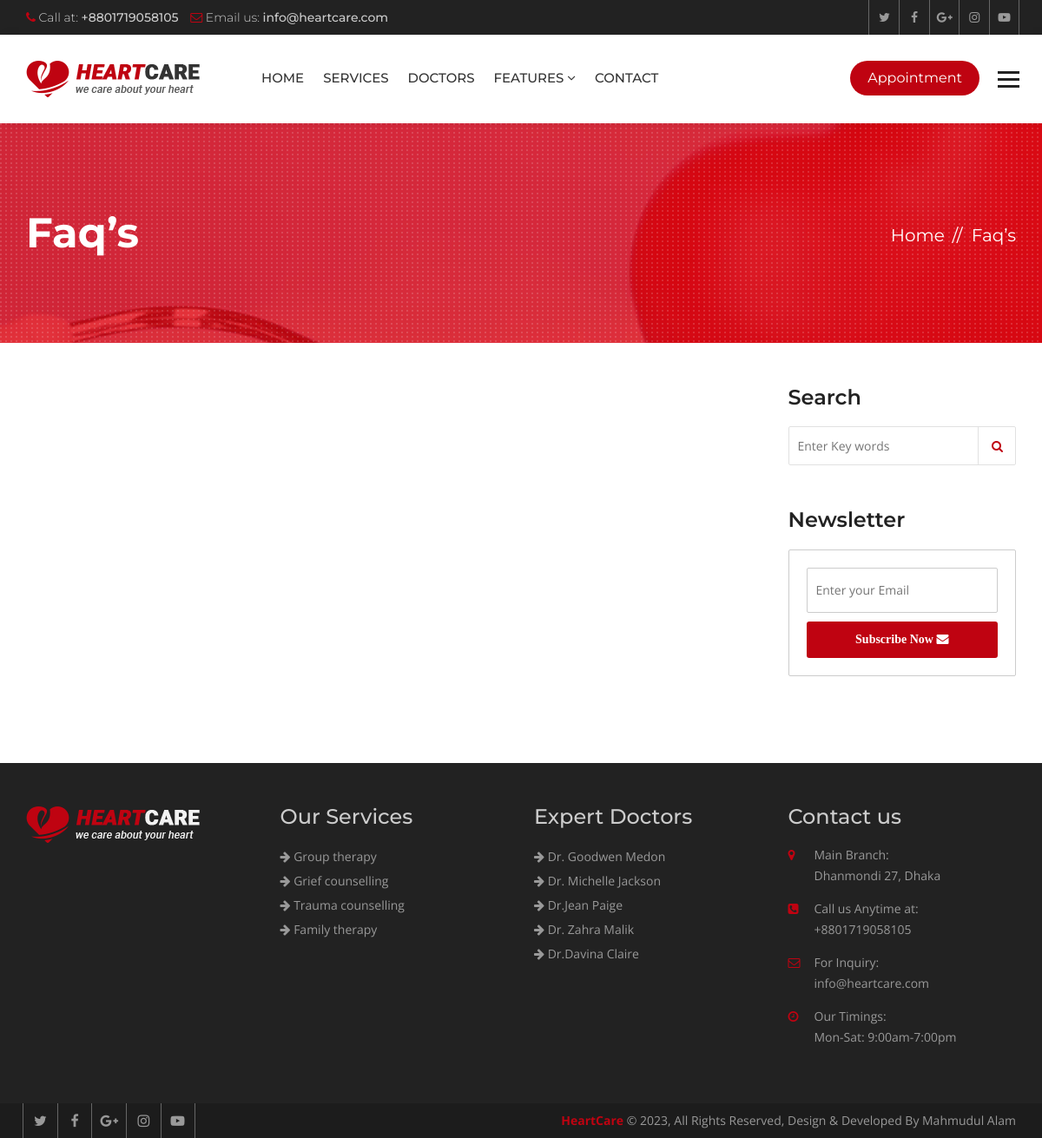
The page /faqs/ on the database its author committed.
### hospital/models.py (models this page shows, shortened)
class Service(models.Model):
    title = models.CharField(max_length=120)
    description = models.TextField()
    thumbnail = models.ImageField(upload_to='services/')
    cover = models.ImageField(upload_to='services/')
    image1 = models.ImageField(upload_to='services/', blank=True, null=True)
    image2 = models.ImageField(upload_to='services/', blank=True, null=True)

class Doctor(models.Model):
    name = models.CharField(max_length=120)
    speciality = models.CharField(max_length=120)
    picture = models.ImageField(upload_to="doctors/")
    details = models.TextField()
    experience = models.TextField()
    expertize = models.ManyToManyField(to='Expertize', related_name='doctors')
    twitter = models.CharField(max_length=120, blank=True, null=True)
    facebook = models.CharField(max_length=120, blank=True, null=True)
    instagram = models.CharField(max_length=120, blank=True, null=True)

### hospital/views.py (the view)
# urls.py: path('faqs/', views.FaqListView.as_view(), name="faqs"),
class FaqListView(ListView):
    template_name = 'hospital/faqs.html'
    queryset = Faq.objects.all()

### hospital/context_processors.py (called while the page is built)
def footer_content(request):
    services = Service.objects.all()
    doctors = Doctor.objects.all()
    context = {
        'services': services,
        'doctors': doctors
    }
    return context

### templates/hospital/faqs.html (shortened to what this page needs)
{% extends 'base.html' %}
{% block maincontent %}
<div class="inner-banner">
  <div class="container">
    <div class="row">
      <div class="col-md-7">
        <h1>Faq’s</h1>
      </div>
      <div class="col-md-5">
        <ol class="breadcrumb">
          <li><a href="{% url 'index' %}">Home</a></li>
          <li class="active">Faq’s</li>
        </ol>
      </div>
    </div>
  </div>
</div>
<div class="main-content">
  <section class="faqs">
    <div class="container">
      <div class="row">
        <div class="col-md-9">
        </div>
        <aside class="col-md-3">
          <div class="sidebar">
            <div class="widget search-widget">
              <h3>Search</h3>
              <form class="search-form">
                <input placeholder="Enter Key words" type="search">
                <button type="submit"><i class="fa fa-search" aria-hidden="true"></i></button>
              </form>
            </div>
            <div class="widget newsletter-widget">
              <h3>Newsletter</h3>
              <form class="newsletter-form">
                <input placeholder="Enter your Email" type="email">
                <button type="submit">Subscribe Now <i class="fa fa-envelope" aria-hidden="true"></i></button>
              </form>
            </div>
          </div>
        </aside>
      </div>
    </div>
  </section>
</div>
{% endblock maincontent %}

### templates/partials/_footer.html (shortened to what this page needs)
{% load static %}
<footer class="footer">
  <div class="footer-widgets">
    <div class="container">
      <div class="row">
        <div class="col-md-3 col-sm-6">
          <div class="widget"> <img class="ft-logo" src="{% static 'heartcare/images/footer-logo.png' %}" alt="">
          </div>
        </div>
        <div class="col-md-3 col-sm-6">
          <div class="widget">
            <h3>Our Services</h3>
            <ul>
              {% for service in services|slice:':8' %}
              <li><a href="{% url 'service_details' service.id %}"><i class="fa fa-arrow-right"></i>
                  {{service.title }}</a></li>
              {% endfor %}
            </ul>
          </div>
        </div>
        <div class="col-md-3 col-sm-6">
          <div class="widget">
            <h3>Expert Doctors</h3>
            <ul>
              {% for doctor in doctors|slice:':8' %}
              <li><a href="{% url 'doctor_details' doctor.id %}"><i class="fa fa-arrow-right"></i> {{ doctor.name }}</a>
              </li>
              {% endfor %}
            </ul>
          </div>
        </div>
        <div class="col-md-3 col-sm-6">
          <div class="widget">
            <h3>Contact us</h3>
            <address>
              <ul>
                <li> <span class="icon"><i class="fa fa-map-marker" aria-hidden="true"></i></span> <span
                    class="add-text"><strong>Main Branch:</strong> Dhanmondi 27, Dhaka</span> </li>
                <li> <span class="icon"><i class="fa fa-phone-square" aria-hidden="true"></i></span> <span
                    class="add-text"><strong>Call us Anytime at:</strong> +8801719058105</span> </li>
                <li> <span class="icon"><i class="fa fa-envelope-o" aria-hidden="true"></i></span> <span
                    class="add-text"><strong>For Inquiry:</strong> info@heartcare.com</span> </li>
                <li> <span class="icon"><i class="fa fa-clock-o" aria-hidden="true"></i></span> <span
                    class="add-text"><strong>Our Timings:</strong> Mon-Sat: 9:00am-7:00pm</span> </li>
              </ul>
            </address>
          </div>
        </div>
      </div>
    </div>
  </div>
  <div class="footer-cr">
    <div class="container">
      <div class="row">
        <div class="col-md-6">
          <div class="footer-social"> <a href="#"><i class="fa fa-twitter" aria-hidden="true"></i></a> <a href="#"><i
                class="fa fa-facebook" aria-hidden="true"></i></a> <a href="#"><i class="fa fa-google-plus"
                aria-hidden="true"></i></a> <a href="#"><i class="fa fa-instagram" aria-hidden="true"></i></a> <a
              href="#"><i class="fa fa-youtube-play" aria-hidden="true"></i></a>
          </div>
        </div>
        <div class="col-md-6">
          <p><strong>HeartCare</strong> © {% now 'Y' %}, All Rights Reserved, Design & Developed By Mahmudul Alam</p>
        </div>
      </div>
    </div>
  </div>
</footer>

### heartcare/static/heartcare/css/custom.css (style rules this page uses)
html body { font-family: 'Open Sans', sans-serif; color: #777777; font-size: 14px; }
p { line-height: 24px; }
body h1, body h2, body h3, body h4, body h5, body h6 { font-family: 'Montserrat', sans-serif; margin: 0px; }
body h1 { font-size: 48px; }
body h3 { font-size: 24px; }
.inner-banner { background: url(../images/inner.jpg) no-repeat top center; position: relative; width: 100%; float: left; padding: 100px 0 100px; background-color: #bf0311; z-index: 0; }
.inner-banner:after { background: url(../images/patt.png); position: absolute; left: 0; top: 0; content: ""; width: 100%; height: 100%; }
.inner-banner .container { position: relative; z-index: 99; }
.inner-banner h1 { color: #fff; font-weight: 700; }
.inner-banner .breadcrumb { text-align: right; background: none; padding: 0px; margin: 15px 0 0; }
.inner-banner .breadcrumb>li, .inner-banner .breadcrumb>li a { color: #fff; font-size: 20px; font-family: 'Montserrat', sans-serif; }
.inner-banner .breadcrumb>li+li::before { color: #fff; content: "// "; padding: 0 5px; }
.main-content { width: 100%; float: left; padding: 50px 0; }
.footer { width: 100%; float: left; background: #222222; padding: 50px 0 0 0; }
.footer .widget { width: 100%; float: left; margin: 0 0 50px; }
.footer .widget ul { margin: 0px; padding: 0px; list-style: none; }
.footer .widget li { line-height: 28px; color: #999999; }
.footer .widget a { color: #999; }
.footer .widget h3 { margin: 0 0 20px; color: #cccccc; line-height: 24px; }
.ft-logo { margin-bottom: 16px; max-width: 100%; height: auto; }
.footer .widget address li { float: left; line-height: 24px; margin-bottom: 14px; width: 100%; }
.widget address .icon { width: 30px; float: left; color: #bf0311; }
.widget address .add-text { float: left; width: 80%; }
.widget address .add-text>strong { display: block; font-weight: 400; }
.footer-cr { width: 100%; float: left; clear: both; background: #1c1c1c; }
.footer-cr p { margin: 0px; line-height: 40px; color: #999999; text-align: right; }
.footer-cr p strong { color: #bf0311; }
.footer-social a { border-left: 1px solid #666666; color: #999999; display: inline-block; font-size: 16px; line-height: 40px; margin-left: -4px; text-align: center; width: 40px; }
.footer-social a:last-child { border-right: 1px solid #666666; }
.sidebar .widget { float: left; margin-bottom: 50px; width: 100%; }
.sidebar .widget h3 { color: #222222; font-size: 24px; font-weight: 600; margin: 0 0 20px; }
.search-form { overflow: hidden; position: relative; width: 100%; }
.search-form input { border: 1px solid #e1e1e1; border-radius: 2px; height: 45px; padding: 0 10px; width: 100%; }
.search-form button { -moz-border-bottom-colors: none; -moz-border-left-colors: none; -moz-border-right-colors: none; -moz-border-top-colors: none; background: rgba(0, 0, 0, 0) none repeat scroll 0 0; border-color: currentcolor currentcolor currentcolor #e1e1e1; border-image: none; border-style: none none none solid; border-width: 0 0 0 1px; color: #666666; height: 45px; line-height: 45px; padding: 0 15px; position: absolute; right: 0; top: 0; }
.newsletter-form { background: #fff; border-radius: 2px; padding: 20px; border: 1px solid #ccc; }
.newsletter-form input { border: 1px solid #cccccc; border-radius: 2px; line-height: 50px; padding: 0 10px; width: 100%; }
.newsletter-form button { border: 0 none; border-radius: 3px; color: #ffffff; font-family: "Roboto Slab", serif; font-weight: 700; line-height: 40px; margin-top: 10px; text-align: center; width: 100%; }

### rows shown on the page
Service: title "Group therapy"
Service: title "Grief counselling"
Service: title "Trauma counselling"
Service: title "Family therapy"
Doctor: name "Dr. Goodwen Medon"
Doctor: name "Dr. Michelle Jackson"
Doctor: name "Dr.Jean Paige"
Doctor: name "Dr. Zahra Malik"
Doctor: name "Dr.Davina Claire"
